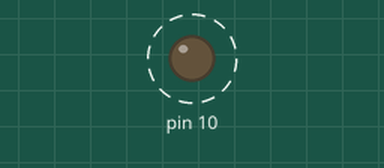
The sketch below on a simulated Arduino Uno, built with avr-gcc and run on an emulated ATmega328P. On the bench: output pins drawn as LEDs (lit = HIGH). Dashed ring = blinking.

Above: at 0.5 s.
Timing chart, 0 to 4.6 s (numbered marks = the images above):
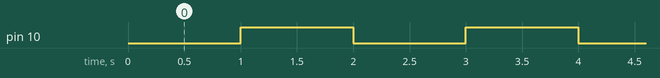

The sketch:

sketch_jan23b.ino
```cpp
void setup() {
  // put your setup code here, to run once:
pinMode(10,OUTPUT);

}

void loop() {
  // put your main code here, to run repeatedly:
digitalWrite(10,LOW);
delay(1000);
digitalWrite(10,HIGH);
delay(1000);

}
```

Measured:
- by itself, pin 10: alternates HIGH for 1.0 s and LOW for 1.0 s
